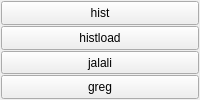
         <widget class="QFrame" name="frame_8">
          <property name="sizePolicy">
           <sizepolicy hsizetype="Preferred" vsizetype="Expanding">
            <horstretch>0</horstretch>
            <verstretch>0</verstretch>
           </sizepolicy>
          </property>
          <property name="font">
           <font>
            <weight>50</weight>
            <bold>false</bold>
           </font>
          </property>
          <layout class="QGridLayout" name="gridLayout_29">
           <property name="leftMargin">
            <number>1</number>
           </property>
           <property name="topMargin">
            <number>1</number>
           </property>
           <property name="rightMargin">
            <number>1</number>
           </property>
           <property name="bottomMargin">
            <number>1</number>
           </property>
           <property name="spacing">
            <number>1</number>
           </property>
           <item row="1" column="0">
            <layout class="QGridLayout" name="gridLayout_18">
             <item row="1" column="0">
              <widget class="QToolButton" name="btnHistload">
               <property name="sizePolicy">
                <sizepolicy hsizetype="Expanding" vsizetype="Expanding">
                 <horstretch>0</horstretch>
                 <verstretch>0</verstretch>
                </sizepolicy>
               </property>
               <property name="font">
                <font>
                 <weight>50</weight>
                 <bold>false</bold>
                </font>
               </property>
               <property name="focusPolicy">
                <enum>Qt::NoFocus</enum>
               </property>
               <property name="text">
                <string>histload</string>
               </property>
              </widget>
             </item>
             <item row="0" column="0">
              <widget class="QToolButton" name="btnHist">
               <property name="sizePolicy">
                <sizepolicy hsizetype="Expanding" vsizetype="Expanding">
                 <horstretch>0</horstretch>
                 <verstretch>0</verstretch>
                </sizepolicy>
               </property>
               <property name="font">
                <font>
                 <weight>50</weight>
                 <bold>false</bold>
                </font>
               </property>
               <property name="focusPolicy">
                <enum>Qt::NoFocus</enum>
               </property>
               <property name="text">
                <string>hist</string>
               </property>
              </widget>
             </item>
             <item row="2" column="0">
              <widget class="QToolButton" name="btnJalali">
               <property name="sizePolicy">
                <sizepolicy hsizetype="Expanding" vsizetype="Expanding">
                 <horstretch>0</horstretch>
                 <verstretch>0</verstretch>
                </sizepolicy>
               </property>
               <property name="font">
                <font>
                 <weight>50</weight>
                 <bold>false</bold>
                </font>
               </property>
               <property name="focusPolicy">
                <enum>Qt::NoFocus</enum>
               </property>
               <property name="text">
                <string>jalali</string>
               </property>
              </widget>
             </item>
             <item row="3" column="0">
              <widget class="QToolButton" name="btnGreg">
               <property name="sizePolicy">
                <sizepolicy hsizetype="Expanding" vsizetype="Expanding">
                 <horstretch>0</horstretch>
                 <verstretch>0</verstretch>
                </sizepolicy>
               </property>
               <property name="font">
                <font>
                 <weight>50</weight>
                 <bold>false</bold>
                </font>
               </property>
               <property name="focusPolicy">
                <enum>Qt::NoFocus</enum>
               </property>
               <property name="text">
                <string>greg</string>
               </property>
              </widget>
             </item>
            </layout>
           </item>
          </layout>
         </widget>
